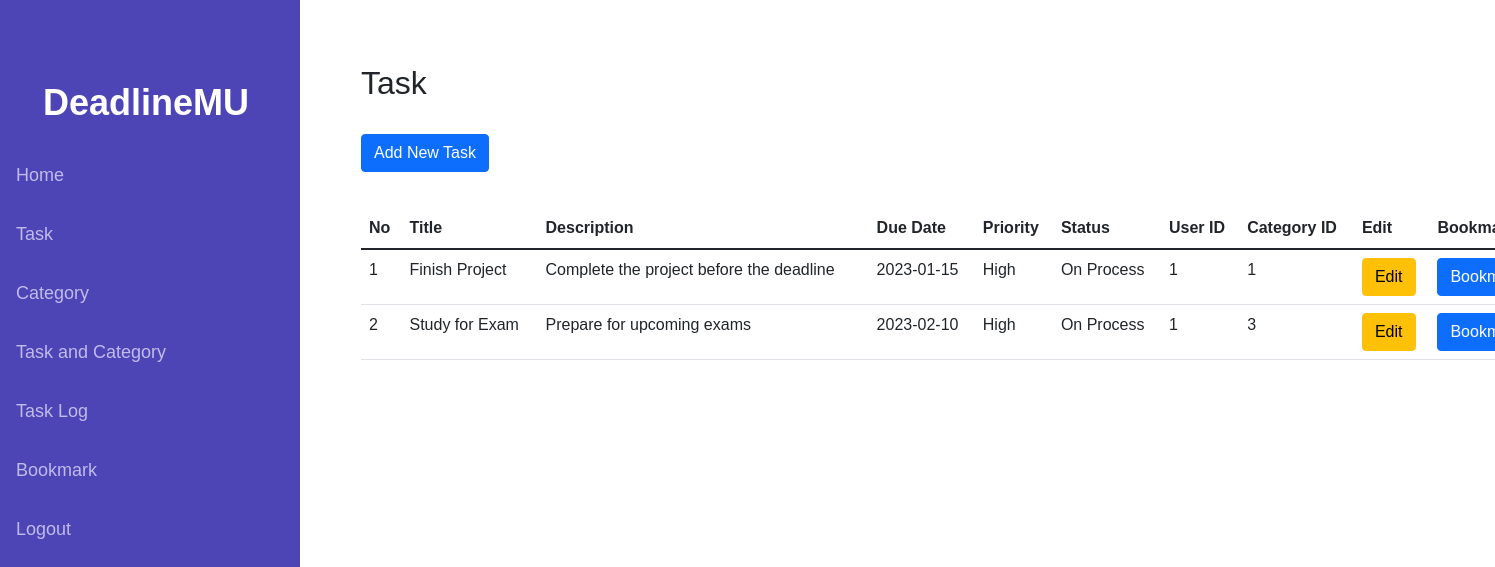
Page /views/v_task.php (signed in) on the committed database.
### tables this page shows
CREATE TABLE Task (
    TaskID INT AUTO_INCREMENT PRIMARY KEY,
    Title VARCHAR(255),
    Description TEXT,
    DueDate DATE,
    Priority BOOLEAN,
    Status BOOLEAN,
    UserID INT,
    CategoryID INT,
    FOREIGN KEY (UserID) REFERENCES User(UserID),
    FOREIGN KEY (CategoryID) REFERENCES Category(CategoryID) ON DELETE SET NULL
);

### app/Controller.php (called while the page is built, shortened)
<?php
include 'Model.php';
class Controller {
    private $model;
    public function __construct() {
        $this->model = new Model();
    }
    public function displayUserTasks($userID) {
        return $this->model->getUserTasks($userID);
    }
}
?>

### app/Model.php (called while the page is built, shortened)
<?php
class Model {
    private $connection;
    public function __construct() {
        include '../database/connection.php';
        $this->connection = $connection;
    }
    public function getUserTasks($userID) {
        $sql = "SELECT * FROM deadlinemu7.Task WHERE UserID = ?";
        $stmt = mysqli_prepare($this->connection, $sql);
        mysqli_stmt_bind_param($stmt, "i", $userID);
        mysqli_stmt_execute($stmt);
        $result = mysqli_stmt_get_result($stmt);
        return mysqli_fetch_all($result, MYSQLI_ASSOC);
    }
}
?>

### views/v_task.php (the view, shortened to what this page needs)
<?php
include '../app/Controller.php';
$controller = new Controller();
$userID = $_SESSION['user_id'];
$tasks = $controller->displayUserTasks($userID);
?>
<!DOCTYPE html>
<html lang="en">
<head>
    <link href="https://cdn.jsdelivr.net/npm/bootstrap@5.1.3/dist/css/bootstrap.min.css" rel="stylesheet"
>
    <link rel="stylesheet" href="../resources/styleHomepage.css">
</head>
<body>
    <div class="sidebar">
        <div class="brand">
            DeadlineMU
        </div>
        <a href="../resources/homepage.php" class="active">Home</a>
        <a href="../views/v_task.php">Task</a>
        <a href="../views/v_Category.php">Category</a>
        <a href="../views/v_taskandCategory.php">Task and Category</a>
        <a href="../views/v_activityLog.php">Task Log</a>
        <a href="../views/v_bookmark.php">Bookmark</a>
        <a href="../resources/logout.php">Logout</a>
    </div>
    <div class="container">
        <h2 class="mt-5 mb-3">Task</h2>
        <a href="v_addtask.php" class="btn btn-primary my-3">Add New Task</a>
        <table class="table">
            <thead>
                <tr>
                    <th>No</th>
                    <th>Title</th>
                    <th>Description</th>
                    <th>Due Date</th>
                    <th>Priority</th>
                    <th>Status</th>
                    <th>User ID</th>
                    <th>Category ID</th>
                    <th>Edit</th>
                    <th>Bookmark</th>
                </tr>
            </thead>
            <tbody>
                <?php
                if (!empty($tasks)) {
                    $count = 1;
                    foreach ($tasks as $task) {
                        echo "<tr>
                                <td>{$count}</td>
                                <td>{$task['Title']}</td>
                                <td>{$task['Description']}</td>
                                <td>{$task['DueDate']}</td>
                                <td>" . ($task['Priority'] ? 'High' : 'Low') . "</td>
                                <td>" . ($task['Status'] ? 'Finish' : 'On Process') . "</td>
                                <td>{$task['UserID']}</td>
                                <td>{$task['CategoryID']}</td>
                                <td><a href='v_editTask.php?id={$task['TaskID']}' class='btn btn-warning'>Edit</a></td>
                                <td><a href='v_bookmark.php?action=add&id={$task['TaskID']}' class='btn btn-primary'>Bookmark</a></td>
                                <td><a href='v_task.php?action=delete&id={$task['TaskID']}' class='btn btn-danger' onclick='return confirm(\"Are you sure?\")'>Delete</a></td>
                              </tr>";
                        $count++;
                    }
                } else {
                    echo "<tr><td colspan='10'>No tasks found</td></tr>";
                }
                ?>
            </tbody>
        </table>
    </div>
</body>
</html>

### resources/styleHomepage.css (style rules this page uses)
body { margin: 0; font-family: "Poppins", sans-serif; }
.sidebar { height: 100%; width: 300px; position: fixed; background-color: #4D44B5; padding-top: 60px; }
.sidebar a { padding: 16px; text-decoration: none; font-size: 18px; color: #C1BBEB; display: block; transition: 0.3s; }
.sidebar .brand { color: white; font-size: 36px; font-weight: 700; padding: 16px 43px; word-wrap: break-word; }
.container { margin-left: 345px; padding: 16px; }
.table { margin-top: 20px; }

### rows in the picture
task: Title "Finish Project", Description "Complete the project before the deadline", DueDate "2023-01-15", Priority "High", Status "On Process", UserID "1", CategoryID "1"
task: Title "Study for Exam", Description "Prepare for upcoming exams", DueDate "2023-02-10", Priority "High", Status "On Process", UserID "1", CategoryID "3"
